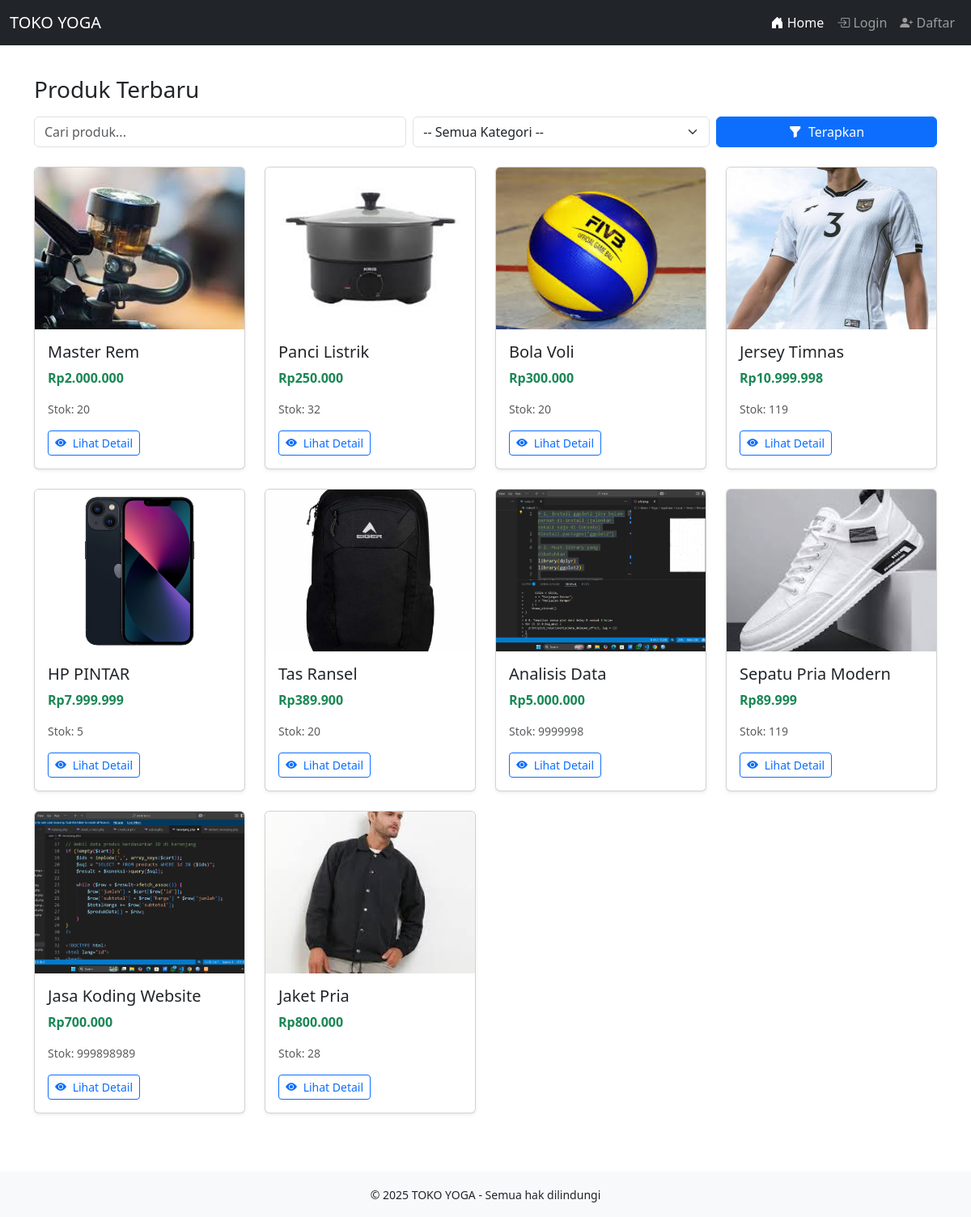
The page / on the database its author committed.
### tables this page shows
CREATE TABLE `products` (
  `id` int(11) NOT NULL,
  `nama_produk` varchar(150) NOT NULL,
  `harga` decimal(10,2) NOT NULL,
  `stok` int(11) NOT NULL,
  `deskripsi` text DEFAULT NULL,
  `gambar` varchar(255) DEFAULT NULL,
  `kategori_id` int(11) DEFAULT NULL,
  `user_id` int(11) NOT NULL
);

### index.php (the view, shortened to what this page needs)
<?php
include 'asset/php/koneksi.php';
$cari = isset($_GET['cari']) ? $_GET['cari'] : '';
$sql = "SELECT products.*, categories.nama_kategori
        FROM products
        LEFT JOIN categories ON products.kategori_id = categories.id
        WHERE 1=1";
$sql .= " ORDER BY products.id DESC";
$produk = $koneksi->query($sql);
?>
<!DOCTYPE html>
<html lang="id">
<head>
  <link href="https://cdn.jsdelivr.net/npm/bootstrap@5.3.3/dist/css/bootstrap.min.css" rel="stylesheet">
  <link rel="stylesheet" href="https://cdn.jsdelivr.net/npm/bootstrap-icons@1.10.5/font/bootstrap-icons.css">
</head>
<body>
<nav class="navbar navbar-expand-lg navbar-dark bg-dark navbar-fixed">
  <div class="container-fluid">
    <a class="navbar-brand" href="#">TOKO YOGA</a>
    <div class="collapse navbar-collapse" id="navbarNav">
      <ul class="navbar-nav ms-auto">
        <li class="nav-item">
          <a class="nav-link active" href="index.php">
            <i class="bi bi-house-door-fill"></i> Home
          </a>
        </li>
        <li class="nav-item">
          <a class="nav-link" href="login.php">
            <i class="bi bi-box-arrow-in-right"></i> Login
          </a>
        </li>
        <li class="nav-item">
          <a class="nav-link" href="register.php">
            <i class="bi bi-person-plus-fill"></i> Daftar
          </a>
        </li>
      </ul>
    </div>
  </div>
</nav>
<div class="container mt-4">
  <h3 class="mb-3">Produk Terbaru</h3>
  <form method="GET" class="row mb-4 g-2">
    <div class="col-md-5">
      <input type="text" name="cari" class="form-control" placeholder="Cari produk..." value="<?= htmlspecialchars($cari); ?>">
    </div>
    <div class="col-md-4">
      <select name="kategori" class="form-select">
        <option value="">-- Semua Kategori --</option>
      </select>
    </div>
    <div class="col-md-3">
      <button type="submit" class="btn btn-primary w-100">
        <i class="bi bi-funnel-fill me-1"></i> Terapkan
      </button>
    </div>
  </form>
  <div class="row">
    <?php if ($produk->num_rows > 0): ?>
      <?php while ($row = $produk->fetch_assoc()): ?>
        <div class="col-md-3 mb-4">
          <div class="card h-100 shadow-sm">
            <img src="asset/img/<?= $row['gambar']; ?>" class="card-img-top" style="height:200px; object-fit:cover;" alt="<?= $row['nama_produk']; ?>">
            <div class="card-body">
              <h5 class="card-title"><?= $row['nama_produk']; ?></h5>
              <p class="card-text text-success fw-bold">Rp<?= number_format($row['harga'], 0, ',', '.'); ?></p>
              <p class="text-muted small">Stok: <?= $row['stok']; ?></p>
              <button
                class="btn btn-outline-primary btn-sm"
                data-bs-toggle="modal"
                data-bs-target="#modalProduk<?= $row['id']; ?>">
                <i class="bi bi-eye-fill me-1"></i> Lihat Detail
              </button>
            </div>
          </div>
        </div>
      <?php endwhile; ?>
    <?php else: ?>
      <div class="col-12">
        <div class="alert alert-warning">Produk tidak ditemukan.</div>
      </div>
    <?php endif; ?>
  </div>
</div>
<footer class="bg-light text-center py-3 mt-5">
  <small>© 2025 TOKO YOGA - Semua hak dilindungi</small>
</footer>
</body>
</html>

### index.php (style rules this page uses)
.navbar-fixed { position: fixed; top: 0; width: 100%; z-index: 1030; }
body { padding-top: 70px; }

### rows shown on the page
products: gambar (picture), nama_produk "Master Rem", harga "2.000.000", stok "20"
products: gambar (picture), nama_produk "Panci Listrik", harga "250.000", stok "32"
products: gambar (picture), nama_produk "Bola Voli", harga "300.000", stok "20"
products: gambar (picture), nama_produk "Jersey Timnas", harga "10.999.998", stok "119"
products: gambar (picture), nama_produk "HP PINTAR", harga "7.999.999", stok "5"
products: gambar (picture), nama_produk "Tas Ransel", harga "389.900", stok "20"
products: gambar (picture), nama_produk "Analisis Data", harga "5.000.000", stok "9999998"
products: gambar (picture), nama_produk "Sepatu Pria Modern", harga "89.999", stok "119"
products: gambar (picture), nama_produk "Jasa Koding Website", harga "700.000", stok "999898989"
products: gambar (picture), nama_produk "Jaket Pria", harga "800.000", stok "28"
